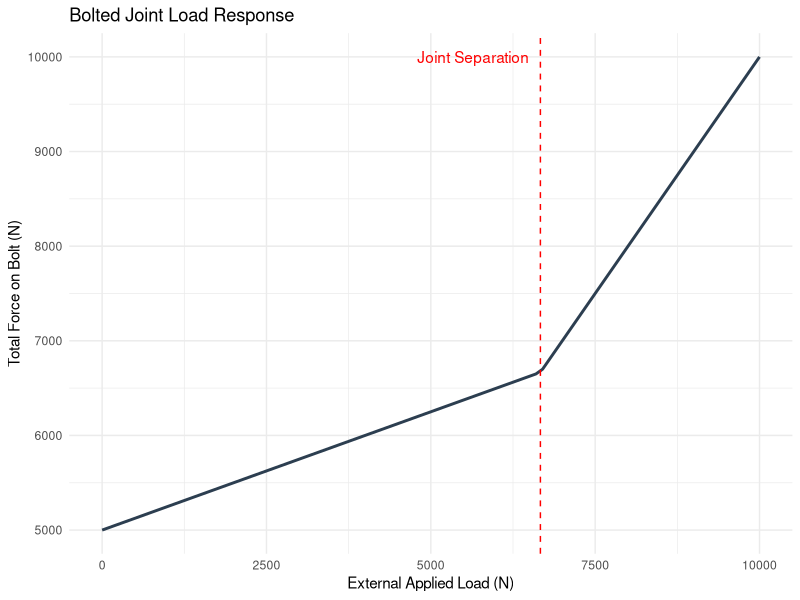

The R script that drew this image: (Note: this script raises an error after producing the figure.)
## ---- chunk 1
library(ggplot2)
library(rlang)
library(vctrs)

# Parameters
preload <- 5000  # Newtons
C <- 0.25        # Stiffness constant
ext_load <- seq(0, 10000, by = 100)

# Calculate Bolt Force
# Before separation: Fb = Fp + C*P
# After separation: Fb = P (once P > Fp/(1-C))
sep_point <- preload / (1 - C)
bolt_force <- ifelse(ext_load < sep_point, preload + C * ext_load, ext_load)

df <- data.frame(ExternalLoad = ext_load, BoltForce = bolt_force)

ggplot(df, aes(x = ExternalLoad, y = BoltForce)) +
  geom_line(color = "#2c3e50", linewidth = 1) +
  geom_vline(xintercept = sep_point, linetype = "dashed", color = "red") +
  annotate("text", x = sep_point, y = max(bolt_force), label = "Joint Separation", 
           hjust = 1.1, color = "red") +
  labs(title = "Bolted Joint Load Response",
       x = "External Applied Load (N)",
       y = "Total Force on Bolt (N)") +
  theme_minimal()
## ---- chunk 2
knitr::include_graphics("images/ThreadStandards.png")
## ---- chunk 3
knitr::include_graphics("images/BasicProfile.png")
## ---- chunk 4
knitr::include_graphics("images/TensileStressArea.png")
## ---- chunk 5
library(knitr)
library(dplyr)
library(kableExtra)
# Creating the fastener data frame
fastener_lookup <- tibble::tribble(
  ~Size,  ~Nominal_D, ~UNC_N, ~UNC_At, ~UNC_Ar, ~UNF_N, ~UNF_At, ~UNF_Ar,
  "0",    0.0600,     NA,     NA,      NA,      80,     0.00180, 0.00151,
  "1",    0.0730,     64,     0.00263, 0.00218, 72,     0.00278, 0.00237,
  "2",    0.0860,     56,     0.00370, 0.00310, 64,     0.00394, 0.00339,
  "3",    0.0990,     48,     0.00487, 0.00406, 56,     0.00523, 0.00451,
  "4",    0.1120,     40,     0.00604, 0.00496, 48,     0.00661, 0.00566,
  "5",    0.1250,     40,     0.00796, 0.00672, 44,     0.00880, 0.00716,
  "6",    0.1380,     32,     0.00909, 0.00745, 40,     0.01015, 0.00874,
  "8",    0.1640,     32,     0.0140,  0.01196, 36,     0.01474, 0.01285,
  "10",   0.1900,     24,     0.0175,  0.01450, 32,     0.0200,  0.0175,
  "12",   0.2160,     24,     0.0242,  0.0206,  28,     0.0258,  0.0226,
  "1/4",  0.2500,     20,     0.0318,  0.0269,  28,     0.0364,  0.0326,
  "5/16", 0.3125,     18,     0.0524,  0.0454,  24,     0.0580,  0.0524,
  "3/8",  0.3750,     16,     0.0775,  0.0678,  24,     0.0878,  0.0809,
  "7/16", 0.4375,     14,     0.1063,  0.0933,  20,     0.1187,  0.1090,
  "1/2",  0.5000,     13,     0.1419,  0.1257,  20,     0.1599,  0.1486,
  "9/16", 0.5625,     12,     0.182,   0.162,   18,     0.203,   0.189,
  "5/8",  0.6250,     11,     0.226,   0.202,   18,     0.256,   0.240,
  "3/4",  0.7500,     10,     0.334,   0.302,   16,     0.373,   0.351,
  "7/8",  0.8750,     9,      0.462,   0.419,   14,     0.509,   0.480,
  "1",    1.0000,     8,      0.606,   0.551,   12,     0.663,   0.625
)

# Prepare headers with line breaks
english_cols <- c(
    "Size", 
    "Nominal D<br>in", 
    "UNC<br>N", 
    "UNC $A_t$<br>$in^2$", 
    "UNC $A_r$<br>$in^2$", 
    "UNF<br>N", 
    "UNF $A_t$<br>$in^2$", 
    "UNF $A_r$<br>$in^2$"
)

# Render the table for the report
fastener_lookup %>%
  kbl( 
      caption = "Fastener Dimensions: UNC and UNF Series",
      booktabs = TRUE,
      digits = 5,
      align = "c",
      escape = FALSE, # This allows the LaTeX $in^2$ to render correctly
      col.names = english_cols
        
      ) %>%
  kable_styling(latex_options = c("hold_position"), full_width = FALSE) %>%
  # Highlight columns 3, 4, and 5 (UNC columns)
  column_spec(3:5, background = "#F9E7F0") %>% 

  # Adding the grouping header row
  add_header_above(c(" " = 1, " " = 1, "Coarse Series (UNC)" = 3, "Fine Series (UNF)" = 3))
## ---- chunk 6
library(knitr)
library(dplyr)
library(kableExtra)

# Creating the metric fastener data frame from image_34d6a5.png
metric_lookup <- tibble::tribble(
  ~Nominal_D, ~C_Pitch, ~C_At, ~C_Ar, ~F_Pitch, ~F_At, ~F_Ar,
  1.6,        0.35,     1.27,  1.07,  NA,       NA,    NA,
  2.0,        0.40,     2.07,  1.79,  NA,       NA,    NA,
  2.5,        0.45,     3.39,  2.98,  NA,       NA,    NA,
  3.0,        0.50,     5.03,  4.47,  NA,       NA,    NA,
  3.5,        0.60,     6.78,  6.00,  NA,       NA,    NA,
  4.0,        0.70,     8.78,  7.75,  NA,       NA,    NA,
  5.0,        0.80,     14.2,  12.7,  NA,       NA,    NA,
  6.0,        1.00,     20.1,  17.9,  NA,       NA,    NA,
  8.0,        1.25,     36.6,  32.8,  1.00,     39.2,  36.0,
  10.0,       1.50,     58.0,  52.3,  1.25,     61.2,  56.3,
  12.0,       1.75,     84.3,  76.3,  1.25,     92.1,  86.0,
  14.0,       2.00,     115.0, 104.0, 1.50,     125.0, 116.0,
  16.0,       2.00,     157.0, 144.0, 1.50,     167.0, 157.0,
  20.0,       2.50,     245.0, 225.0, 1.50,     272.0, 259.0,
  24.0,       3.00,     353.0, 324.0, 2.00,     384.0, 365.0,
  30.0,       3.50,     561.0, 519.0, 2.00,     621.0, 596.0,
  36.0,       4.00,     817.0, 759.0, 2.00,     915.0, 884.0,
  42.0,       4.50,     1120.0,1050.0,2.00,     1260.0,1230.0,
  48.0,       5.00,     1470.0,1380.0,2.00,     1670.0,1630.0,
  56.0,       5.50,     2030.0,1910.0,2.00,     2300.0,2250.0,
  64.0,       6.00,     2680.0,2520.0,2.00,     3030.0,2980.0
)

# Prepare headers with line breaks
metric_cols <- c(
  "Nominal<br>Diameter d<br>(mm)", 
  "Pitch<br>p<br>(mm)", 
  "Tensile<br>Stress Area $A_t$<br>(mm$^2$)", 
  "Minor<br>Diameter Area $A_r$<br>(mm$^2$)", 
  "Pitch<br>p<br>(mm)", 
  "Tensile<br>Stress Area $A_t$<br>(mm$^2$)", 
  "Minor<br>Diameter Area $A_r$<br>(mm$^2$)"
)

# Render table
metric_lookup %>%
  kbl(
    caption = "Metric Fastener Dimensions: Coarse-Pitch and Fine-Pitch Series",
    booktabs = TRUE,
    escape = FALSE,
    align = "c",
    col.names = metric_cols
  ) %>%
  kable_styling(latex_options = c("hold_position"), full_width = FALSE) %>%
  column_spec(2:4, background = "#F9E7F0") %>% # Light pink background for Coarse Series
  add_header_above(c(" " = 1, "Coarse-Pitch Series" = 3, "Fine-Pitch Series" = 3))

## ---- chunk 7
knitr::include_graphics("images/BoltDimensions.png")
## ---- chunk 8
knitr::include_graphics("images/Nuts.png")
## ---- chunk 9
library(knitr)
library(dplyr)
library(kableExtra)

# Creating the nut dimensions data frame
nut_dimensions <- tibble::tribble(
  ~Nominal_Size, ~Width_W, ~Height_Regular, ~Height_Thick, ~Height_JAM,
  "1/4",    "7/16",   "7/32",    "9/32",   "5/32",
  "5/16",   "1/2",    "17/64",   "21/64",  "3/16",
  "3/8",    "9/16",   "21/64",   "13/32",  "7/32",
  "7/16",   "11/16",  "3/8",     "29/64",  "1/4",
  "1/2",    "3/4",    "7/16",    "9/16",   "5/16",
  "9/16",   "7/8",    "31/64",   "39/64",  "5/16",
  "5/8",    "15/16",  "35/64",   "23/32",  "3/8",
  "3/4",    "1 1/8",  "41/64",   "13/16",  "27/64",
  "7/8",    "1 5/16", "3/4",     "29/32",  "31/64",
  "1",      "1 1/2",  "55/64",   "1",      "35/64",
  "1 1/8",  "1 11/16","31/32",   "1 5/32", "39/64",
  "1 1/4",  "1 7/8",  "1 1/16",  "1 1/4",  "23/32",
  "1 3/8",  "2 1/16", "1 11/64", "1 3/8",  "25/32",
  "1 1/2",  "2 1/4",  "1 9/32",  "1 1/2",  "27/32"
)

# Prepare headers with line breaks
nut_headers <- c(
  "Nominal<br>Size, in", 
  "Width<br>W", 
  "Regular<br>Hexagonal", 
  "Thick or<br>Slotted", 
  "JAM"
)

# Render table
nut_dimensions %>%
  kbl(
    caption = "Dimensions of Hexagonal Nuts",
    booktabs = TRUE,
    escape = FALSE,
    align = "c",
    col.names = nut_headers
  ) %>%
  kable_styling(latex_options = c("hold_position"), full_width = FALSE) %>%
  add_header_above(c(" " = 1, " " = 1, "Height H" = 3)) %>%
  row_spec(0, background = "#D81B60", color = "white") # Matching the pink header style
## ---- chunk 10
library(knitr)
library(dplyr)
library(kableExtra)

# Creating the metric nut data frame from image_35b3e5.png
metric_nuts <- tibble::tribble(
  ~Nominal_Size, ~Width_W, ~Height_Regular, ~Height_Thick, ~Height_JAM,
  "M5",  8,  4.7,  5.1,  2.7,
  "M6",  10, 5.2,  5.7,  3.2,
  "M8",  13, 6.8,  7.5,  4.0,
  "M10", 16, 8.4,  9.3,  5.0,
  "M12", 18, 10.8, 12.0, 6.0,
  "M14", 21, 12.8, 14.1, 7.0,
  "M16", 24, 14.8, 16.4, 8.0,
  "M20", 30, 18.0, 20.3, 10.0,
  "M24", 36, 21.5, 23.9, 12.0,
  "M30", 46, 25.6, 28.6, 15.0,
  "M36", 55, 31.0, 34.7, 18.0
)

# Prepare headers with line breaks for better fit
metric_nut_headers <- c(
  "Nominal<br>Size, mm", 
  "Width<br>W", 
  "Regular<br>Hexagonal", 
  "Thick or<br>Slotted", 
  "JAM"
)

# Render table
metric_nuts %>%
  kbl(
    caption = "Dimensions of Metric Hexagonal Nuts",
    booktabs = TRUE,
    escape = FALSE,
    align = "c",
    col.names = metric_nut_headers
  ) %>%
  kable_styling(latex_options = c("hold_position"), full_width = FALSE) %>%
  add_header_above(c(" " = 1, " " = 1, "Height H (mm)" = 3)) %>%
  row_spec(0, background = "#D81B60", color = "white") # Matches source pink header
## ---- chunk 11
library(knitr)
library(dplyr)
library(kableExtra)

# Creating the Washer Dimensions data frame from Table A-32
washer_data <- tibble::tribble(
  ~Fastener_Size, ~Washer_Size, ~ID, ~OD, ~Thickness,
  "#6",    0.138, 0.156, 0.375, 0.049,
  "#8",    0.164, 0.188, 0.438, 0.049,
  "#10",   0.190, 0.219, 0.500, 0.049,
  "#12",   0.216, 0.250, 0.562, 0.065,
  "1/4 N",  0.250, 0.281, 0.625, 0.065,
  "1/4 W",  0.250, 0.312, 0.734, 0.065,
  "5/16 N", 0.312, 0.344, 0.688, 0.065,
  "5/16 W", 0.312, 0.375, 0.875, 0.083,
  "3/8 N",  0.375, 0.406, 0.812, 0.065,
  "3/8 W",  0.375, 0.438, 1.000, 0.083,
  "7/16 N", 0.438, 0.469, 0.922, 0.065,
  "7/16 W", 0.438, 0.500, 1.250, 0.083,
  "1/2 N",  0.500, 0.531, 1.062, 0.095,
  "1/2 W",  0.500, 0.562, 1.375, 0.109,
  "9/16 N", 0.562, 0.594, 1.156, 0.095,
  "9/16 W", 0.562, 0.625, 1.469, 0.109,
  "5/8 N",  0.625, 0.656, 1.312, 0.095,
  "5/8 W",  0.625, 0.688, 1.750, 0.134,
  "3/4 N",  0.750, 0.812, 1.469, 0.134,
  "3/4 W",  0.750, 0.812, 2.000, 0.148,
  "7/8 N",  0.875, 0.938, 1.750, 0.134,
  "7/8 W",  0.875, 0.938, 2.250, 0.165,
  "1 N",    1.000, 1.062, 2.000, 0.134,
  "1 W",    1.000, 1.062, 2.500, 0.165
)

# Render the table with professional formatting
washer_data %>%
  kbl(
    caption = "Basic Dimensions of American Standard Plain Washers (Inches)",
    booktabs = TRUE,
    align = "c",
    col.names = c("Fastener Size", "Washer Size", "ID", "OD", "Thickness")
  ) %>%
  kable_styling(latex_options = c("hold_position", "striped"), full_width = FALSE) %>%
  add_header_above(c(" " = 2, "Diameter" = 2, " " = 1)) %>%
  row_spec(0, background = "#D81B60", color = "white") %>%
  footnote(general = "N = narrow; W = wide; use W when not specified.",
           general_title = "Note: ", 
           footnote_as_chunk = TRUE)
## ---- chunk 12
library(knitr)
library(dplyr)
library(kableExtra)

# Creating the Metric Washer data frame from Table A-33
# Data spans two visual columns in the source image; merged here for a single data table
metric_washer_data <- tibble::tribble(
  ~Washer_Size, ~Min_ID, ~Max_OD, ~Max_Thickness,
  "1.6 N", 1.95,  4.00,  0.70,
  "1.6 R", 1.95,  5.00,  0.70,
  "1.6 W", 1.95,  6.00,  0.90,
  "2 N",   2.50,  5.00,  0.90,
  "2 R",   2.50,  6.00,  0.90,
  "2 W",   2.50,  8.00,  0.90,
  "2.5 N", 3.00,  6.00,  0.90,
  "2.5 R", 3.00,  8.00,  0.90,
  "2.5 W", 3.00,  10.00, 1.20,
  "3 N",   3.50,  7.00,  0.90,
  "3 R",   3.50,  10.00, 1.20,
  "3 W",   3.50,  12.00, 1.40,
  "4 N",   4.70,  10.00, 1.20,
  "4 R",   4.70,  12.00, 1.40,
  "4 W",   4.70,  16.00, 2.30,
  "5 N",   5.50,  11.00, 1.40,
  "5 R",   5.50,  15.00, 1.75,
  "5 W",   5.50,  20.00, 2.30,
  "6 N",   6.65,  13.00, 1.75,
  "6 R",   6.65,  18.80, 1.75,
  "6 W",   6.65,  25.40, 2.30,
  "8 N",   8.90,  18.80, 2.30,
  "8 R",   8.90,  25.40, 2.30,
  "8 W",   8.90,  32.00, 2.80,
  "10 N",  10.85, 20.00, 2.30,
  "10 R",  10.85, 28.00, 2.80,
  "10 W",  10.85, 39.00, 3.50,
  "12 N",  13.30, 25.40, 2.80,
  "12 R",  13.30, 34.00, 3.50,
  "12 W",  13.30, 44.00, 3.50,
  "16 N",  17.25, 32.00, 3.50,
  "16 R",  17.25, 44.00, 4.00,
  "16 W",  17.25, 56.00, 4.60,
  "20 N",  21.80, 39.00, 4.00,
  "20 R",  21.80, 50.00, 4.60,
  "20 W",  21.80, 66.00, 5.10,
  "24 N",  25.60, 44.00, 4.60,
  "24 R",  25.60, 56.00, 5.10,
  "24 W",  25.60, 72.00, 5.60,
  "30 N",  32.40, 56.00, 5.10,
  "30 R",  32.40, 72.00, 5.60,
  "30 W",  32.40, 90.00, 6.40,
  "36 N",  38.30, 66.00, 5.60,
  "36 R",  38.30, 90.00, 6.40,
  "36 W",  38.30, 110.00, 8.50
)

# This tells kableExtra exactly how to behave for the current output type
# It prevents the "\makecell" text from appearing in HTML previews
options(knitr.table.format = if (knitr::is_html_output()) "html" else "latex")

# Prepare headers with line breaks for scannability
metric_washer_headers <- c(
  "Washer<br>Size*", 
  "Minimum<br>ID", 
  "Maximum<br>OD", 
  "Maximum<br>Thickness"
)

# Render table
metric_washer_data %>%
  kbl(
    caption = "Dimensions of Metric Plain Washers (Millimeters)",
    booktabs = TRUE,
    escape = FALSE,
    align = "c",
    col.names = metric_washer_headers
  ) %>%
  kable_styling(latex_options = c("hold_position", "striped"), full_width = FALSE) %>%
  row_spec(0, background = "#D81B60", color = "white") %>%
  footnote(general = "N = narrow; R = regular; W = wide. *Same as screw or bolt size.",
           general_title = "Note: ",
           footnote_as_chunk = TRUE)
## ---- chunk 13
knitr::include_graphics("images/ForceTriangle2.png")
## ---- chunk 14
library(ggplot2)

# Parameters
preload <- 30000 
kb <- 431027    # Bolt stiffness from previous calc
km <- kb * 4    # Member stiffness
external_p <- 15000 # New external force (N)

# Calculate Load Sharing
Phi <- kb / (kb + km)
bolt_increase <- Phi * external_p
member_decrease <- (1 - Phi) * external_p

# Data for the "Force Triangle"
# Base triangle (Preload only)
base_tri <- data.frame(
  x = c(0, preload/kb, (preload/kb + preload/km)),
  y = c(0, preload, 0),
  group = "Preload Only"
)

# New state (with Working Load P)
# The bolt elongates by (Phi * P / kb)
# The member compression reduces
new_delta_b <- (preload + bolt_increase) / kb
new_y <- preload + bolt_increase

working_load_tri <- data.frame(
  x = c(0, new_delta_b, (preload/kb + preload/km)),
  y = c(0, new_y, preload - member_decrease),
  group = "With Working Load"
)

plot_data <- rbind(base_tri, working_load_tri)

ggplot(plot_data, aes(x = x, y = y, color = group, linetype = group)) +
  geom_line(size = 1) +
  geom_hline(yintercept = preload, linetype = "dotted", alpha = 0.5) +
  annotate("segment", x = new_delta_b, y = preload, xend = new_delta_b, yend = new_y, 
           arrow = arrow(length = unit(0.2, "cm")), color = "red") +
  labs(title = "Effect of Working Load on Joint Diagram",
       subtitle = paste("Bolt Force Increase:", round(bolt_increase), "N"),
       x = "Deformation (mm)",
       y = "Force (N)",
       color = "Scenario", linetype = "Scenario") +
  theme_minimal()
## ---- chunk 15
knitr::include_graphics("images/BoltJointExample.png")
